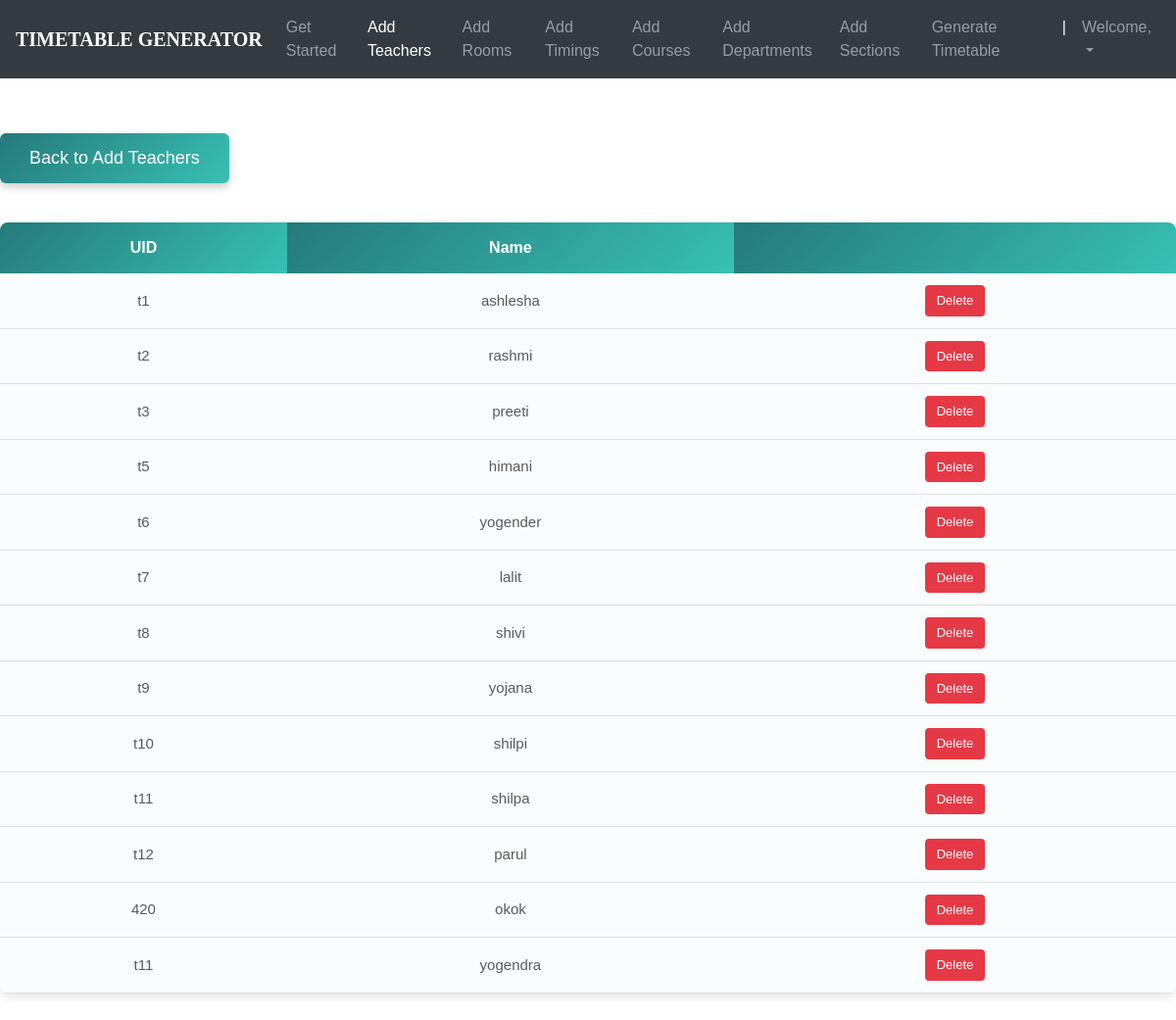
The page /teachers_list/ (signed in) on the database as committed earlier.
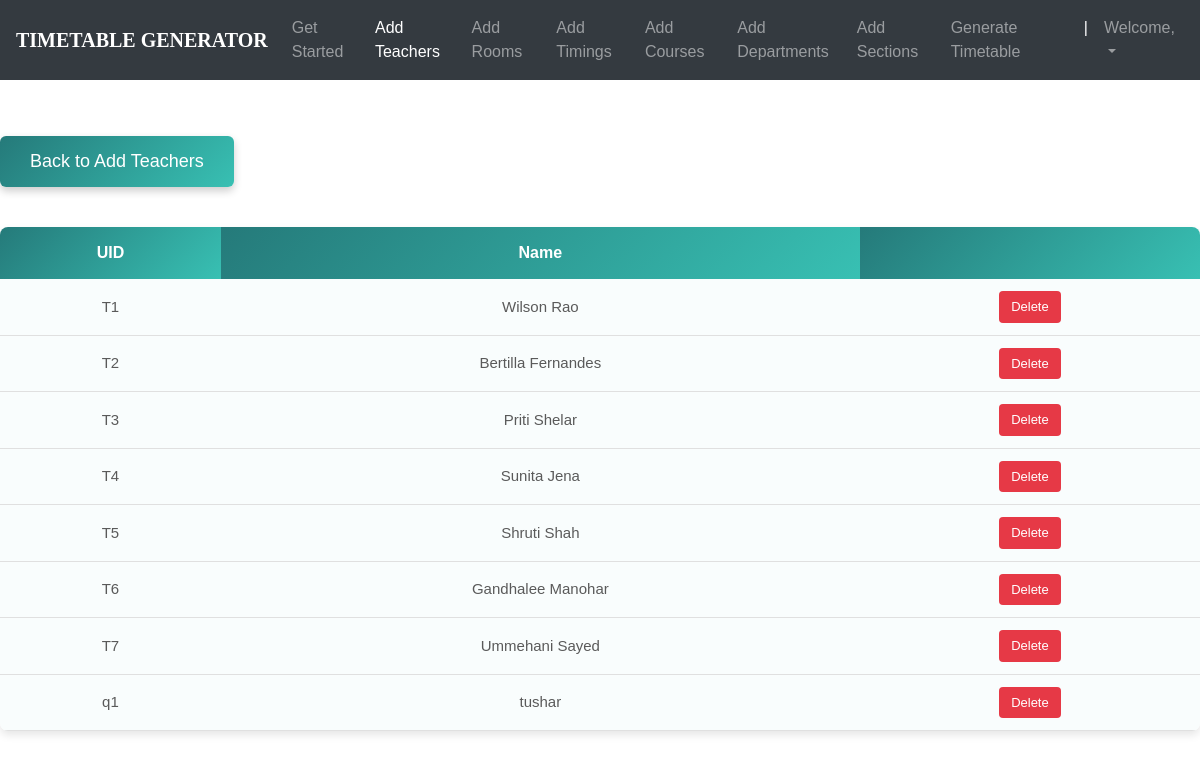
The same page on the database as committed later.
### ttgen/models.py (models this page shows, shortened)
class Instructor(models.Model):
    uid = models.CharField(max_length=6)
    name = models.CharField(max_length=25)

### ttgen/views.py (the view)
# urls.py: path('teachers_list/', views.inst_list_view , name='editinstructor'),
@login_required
def inst_list_view(request):
    return render(request, 'inslist.html', {
        'instructors': Instructor.objects.all()
    })

### templates/inslist.html (shortened to what this page needs)
<!DOCTYPE html>
<html lang="en">
<head>
	<link rel="stylesheet" href="https://maxcdn.bootstrapcdn.com/bootstrap/4.0.0/css/bootstrap.min.css">
    <link rel="stylesheet" type="text/css" href="static/css/index.css">
</head>
<body>
        <header>
			<nav class="navbar navbar-expand-md navbar-dark fixed-top bg-dark">
                <a class="navbar-brand" href="#"><b>TIMETABLE GENERATOR</b></a>
                <div class="collapse navbar-collapse" id="navbarCollapse">
                    <ul class="navbar-nav ml-auto">
                    <li class="nav-item">
                        <a class="nav-link" href="{% url 'admindash' %}">Get Started</a>
                    </li>
                    <li class="nav-item active">
                        <a class="nav-link" href="{% url 'addInstructors' %}">Add Teachers</a>
                    </li>
                    <li class="nav-item">
                        <a class="nav-link" href="{% url 'addRooms' %}">Add Rooms</a>
                    </li>
                    <li class="nav-item">
		                <a class="nav-link" href="{% url 'addTimings' %}">Add Timings</a>
		            </li>
                    <li class="nav-item">
                        <a class="nav-link" href="{% url 'addCourses' %}">Add Courses</a>
                    </li>
                    <li class="nav-item">
			            <a class="nav-link" href="{% url 'addDepts' %}">Add Departments</a>
		            </li>
                    <li class="nav-item">
			            <a class="nav-link" href="{% url 'addSections' %}">Add Sections</a>
		            </li>
                    <li class="nav-item">
			            <a class="nav-link" href="{% url 'generate' %}">Generate Timetable</a>
		            </li>
                    <li class="nav-item active">
			            <a class="nav-link">|</a>
		            </li>
                    <li class="nav-item dropdown">
		                <a class="nav-link dropdown-toggle" href="#" id="dropdown03" data-toggle="dropdown" aria-haspopup="true" aria-expanded="false">Welcome, {{ user.first_name }}</a>
		            </li>
                    </ul>
                </div>
            </nav>
        </header><br><br>
        {% block content %}
        {% load static %}
<fieldset class="fieldset">
   <a href="{% url 'addInstructors'%}">
    <button class="back-btn">Back to Add Teachers</button>
</a>
    <div class="tabcontent" id="edit">
        <table class="table1">
            <thead>
            <tr class="table-headers">
            <th>UID</th>
            <th>Name</th>
            <th  class="empty"></th>
            </tr>
            </thead>
            <tbody>
            {% for inst in instructors %}
            <tr>
             <td>{{inst.uid}}</td>
             <td>{{inst.name}}</td>
             <td class="empty">
                <form action="{% url 'deleteinstructor' inst.id %}" method="post">
                        <input type="submit" value="Delete" class="cross">
                </form>
             </td>
             </tr>
            {% endfor %}
            </tbody>
        </table>
    </div>
</fieldset>
{% endblock %}

Rows that differ between the two databases and show on the page:
removed Instructor: uid "t2", name "rashmi"
removed Instructor: uid "t3", name "preeti"
removed Instructor: uid "t5", name "himani"
removed Instructor: uid "t6", name "yogender"
removed Instructor: uid "t7", name "lalit"
removed Instructor: uid "t8", name "shivi"
removed Instructor: uid "t9", name "yojana"
removed Instructor: uid "t10", name "shilpi"
removed Instructor: uid "t11", name "shilpa"
removed Instructor: uid "t12", name "parul"
removed Instructor: uid "420", name "okok"
removed Instructor: uid "t11", name "yogendra"
added Instructor: uid "T1", name "Wilson Rao"
added Instructor: uid "T2", name "Bertilla Fernandes"
added Instructor: uid "T3", name "Priti Shelar"
added Instructor: uid "T4", name "Sunita Jena"
added Instructor: uid "T5", name "Shruti Shah"
added Instructor: uid "T6", name "Gandhalee Manohar"
added Instructor: uid "T7", name "Ummehani Sayed"
changed Instructor: uid "t1" → "q1"; name "ashlesha" → "tushar"
